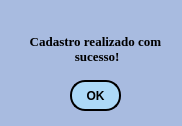
<?xml version="1.0" encoding="UTF-8"?>
<ui version="4.0">
 <class>Dialog</class>
 <widget class="QDialog" name="Dialog">
  <property name="geometry">
   <rect>
    <x>0</x>
    <y>0</y>
    <width>182</width>
    <height>126</height>
   </rect>
  </property>
  <property name="windowTitle">
   <string>Dialog</string>
  </property>
  <property name="styleSheet">
   <string notr="true">background-color: rgb(168, 187, 224);</string>
  </property>
  <widget class="QPushButton" name="pushButton">
   <property name="geometry">
    <rect>
     <x>70</x>
     <y>80</y>
     <width>51</width>
     <height>31</height>
    </rect>
   </property>
   <property name="font">
    <font>
     <family>Arial</family>
     <weight>75</weight>
     <bold>true</bold>
    </font>
   </property>
   <property name="styleSheet">
    <string notr="true">border-radius: 15px;
border-color: rgb(0, 0, 0);
border-style: outset;
border-width: 2px;
background-color: rgb(173, 217, 247);</string>
   </property>
   <property name="text">
    <string>OK</string>
   </property>
  </widget>
  <widget class="QTextBrowser" name="textBrowser">
   <property name="geometry">
    <rect>
     <x>10</x>
     <y>30</y>
     <width>171</width>
     <height>41</height>
    </rect>
   </property>
   <property name="font">
    <font>
     <family>Times New Roman</family>
     <pointsize>9</pointsize>
     <weight>75</weight>
     <bold>true</bold>
    </font>
   </property>
   <property name="frameShape">
    <enum>QFrame::NoFrame</enum>
   </property>
   <property name="lineWrapMode">
    <enum>QTextEdit::NoWrap</enum>
   </property>
   <property name="html">
    <string>&lt;!DOCTYPE HTML PUBLIC &quot;-//W3C//DTD HTML 4.0//EN&quot; &quot;http://www.w3.org/TR/REC-html40/strict.dtd&quot;&gt;
&lt;html&gt;&lt;head&gt;&lt;meta name=&quot;qrichtext&quot; content=&quot;1&quot; /&gt;&lt;style type=&quot;text/css&quot;&gt;
p, li { white-space: pre-wrap; }
&lt;/style&gt;&lt;/head&gt;&lt;body style=&quot; font-family:'Times New Roman'; font-size:9pt; font-weight:600; font-style:normal;&quot;&gt;
&lt;p align=&quot;center&quot; style=&quot; margin-top:0px; margin-bottom:0px; margin-left:0px; margin-right:0px; -qt-block-indent:0; text-indent:0px;&quot;&gt;&lt;span style=&quot; font-family:'MS Shell Dlg 2'; font-size:10pt;&quot;&gt;Cadastro realizado com&lt;/span&gt;&lt;/p&gt;
&lt;p align=&quot;center&quot; style=&quot; margin-top:0px; margin-bottom:0px; margin-left:0px; margin-right:0px; -qt-block-indent:0; text-indent:0px;&quot;&gt;&lt;span style=&quot; font-family:'MS Shell Dlg 2'; font-size:10pt;&quot;&gt; sucesso!&lt;/span&gt;&lt;/p&gt;&lt;/body&gt;&lt;/html&gt;</string>
   </property>
  </widget>
 </widget>
 <resources/>
 <connections/>
</ui>
